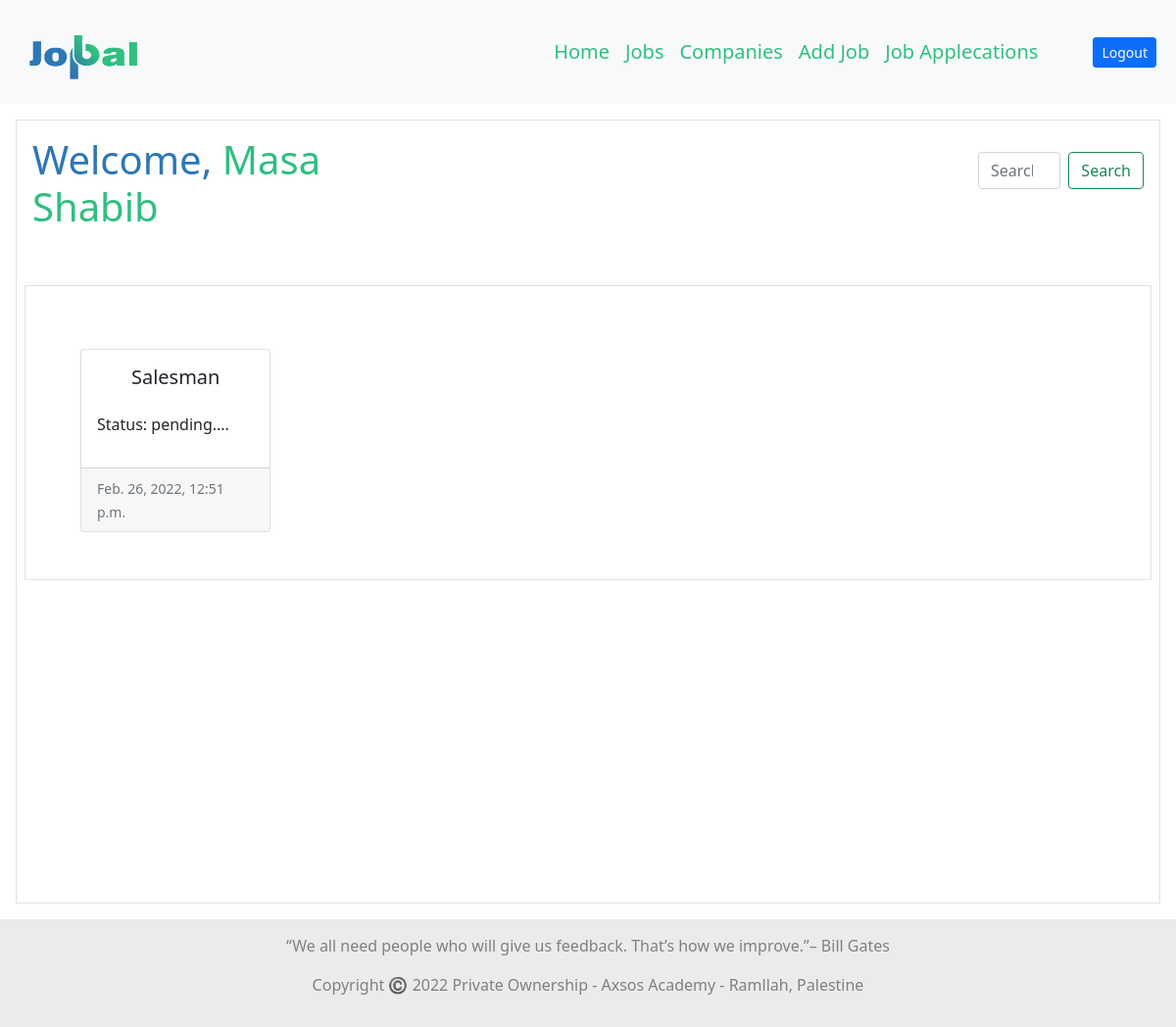
The page /user_profile (signed in) on the database its author committed.
### log_reg/models.py (models this page shows)
class User(models.Model):
    first_name=models.CharField(max_length=90)
    last_name=models.CharField(max_length=90)
    email=models.CharField(max_length=90)
    password=models.CharField(max_length=90)
    birthday=models.DateField()
    created_at = models.DateTimeField(auto_now_add=True)
    updated_at = models.DateTimeField(auto_now=True)
    objects = UserManager()

### jobpal_app/models.py (models this page shows)
class Job(models.Model):
    title=models.CharField(max_length=90)
    desc=models.TextField()
    location=models.CharField(max_length=95)
    category=models.CharField(max_length=90)
    user_job = models.ManyToManyField(User, related_name="jobs")
    company_job=models.ForeignKey(Company, related_name="add_job", on_delete = models.CASCADE)
    created_at = models.DateTimeField(auto_now_add=True)
    updated_at = models.DateTimeField(auto_now=True)
    objects = JobManager()

### jobpal_app/views.py (the view)
# urls.py: path('user_profile', views.user_profile),
def user_profile(request):
    this_user = User.objects.get(id = request.session['user_id'])
    user_jobs = Job.objects.filter(user_job = this_user)
    context={
        'user_jobs':user_jobs,
        'this_user': this_user
    }
    return render (request, 'user_profile.html',context)

### jobpal_app/templates/user_profile.html (shortened to what this page needs)
<!DOCTYPE html>
<html lang="en">
<head>
	{% load static %}
	<link href="https://cdn.jsdelivr.net/npm/bootstrap@5.1.3/dist/css/bootstrap.min.css" rel="stylesheet"
 />
</head>
<body>
    <nav class="navbar navbar-expand-lg navbar-light bg-light p-2">
        <div class="container-fluid">
            <a class="navbar-brand me-5" href="/"><img
                    src="{% static 'img\Untitled-1 copy.png' %}"
                    alt="logo" style="width: 130px; height: 80px;"></a>
            <div class="collapse navbar-collapse justify-content-end" id="navbarNav">
                <ul class="navbar-nav">
                    <li class="nav-item">
                        <a class="nav-link active" aria-current="page" href="/"
                            style="color: #2FBF7F; font-size: 20px;">Home</a>
                    </li>
                    <li class="nav-item">
                        <a class="nav-link" href="/jobs" style="color: #2FBF7F; font-size: 20px;">Jobs</a>
                    </li>
                    <li class="nav-item">
                        <a class="nav-link" href="/companies" style="color: #2FBF7F; font-size: 20px;">Companies</a>
                    </li>
                    {% if request.session.company_id %}
                    <li class="nav-item">
                        <a class="nav-link" href="/add_job" style="color: #2FBF7F; font-size: 20px;">Add Job</a>
                    </li>
                    <li class="nav-item">
                        <a class="nav-link" href="/company_jobs" style="color: #2FBF7F; font-size: 20px;">Job Applecations</a>
                    </li>
                    {% elif request.session.user_id %}
                  <li class="nav-item">
                    <a class="nav-link" href="/user_profile" style="color: #2FBF7F; font-size: 20px;">Your Profile</a>
                  </li>
                    {% endif %}
                </ul>
            </div>
                <div class="dropdown">
                {% if request.session.user_id or request.session.company_id %}
                    <a class="btn btn-primary  btn-sm ms-5 " href="/logout" role="button" id="dropdownMenuLink"
                     aria-expanded="false">
                   Logout</a>
                {% endif %}
            </div>
        </div>
    </nav>
	<div class="container-lg-fluid m-3 p-3 border " style="height: 100vh;">
		<div class="row justify-content-between mb-4">
			<div class="col-4"><h1  style="color:#2E77B5;">Welcome, <span style="color: #2FBF7F;">{{this_user.first_name}} {{this_user.last_name}}</span></h1></div>
			<div class="col-2">
				<form class="d-flex mt-3" action="jobs/search" >
					<input class="form-control me-2" name="search_bar" type="search" placeholder="Search for jobs" id="jobs" aria-label="Search">
					<button class="btn btn-outline-success" type="submit">Search</button>
				</form>
			</div>
		</div>
		<div class="row  row-cols-2 row-cols-lg-5 g-2 g-lg-3 mt-5 border p-5" >
			{% for job in user_jobs %}
			<div class="col-3 ">
				<div class="card h-100 ">
					<div class="card-body">
						<h5 class="card-title text-center mb-4" >{{job.title}}</h5>
                        <p>Status: pending....</p>
					</div>
					<div class="card-footer">
						<small class="text-muted">{{job.updated_at}}</small>
					</div>
				</div>
			</div>
			{% endfor %}
		</div>
	</div>
	<footer style="background-color:#ebebeb;padding: 15px;text-align: center;">
		<p style="color: gray;">“We all need people who will give us feedback. That’s how we improve.”– Bill Gates</p>
        <p style="color: gray;">Copyright ©️ 2022 Private Ownership - Axsos Academy - Ramllah, Palestine</p>
	  </footer >
</body>
</html>

### rows shown on the page
User: first_name "Masa", last_name "Shabib"
Job: title "Salesman", updated_at "Feb. 26, 2022, 12:51 p.m."
